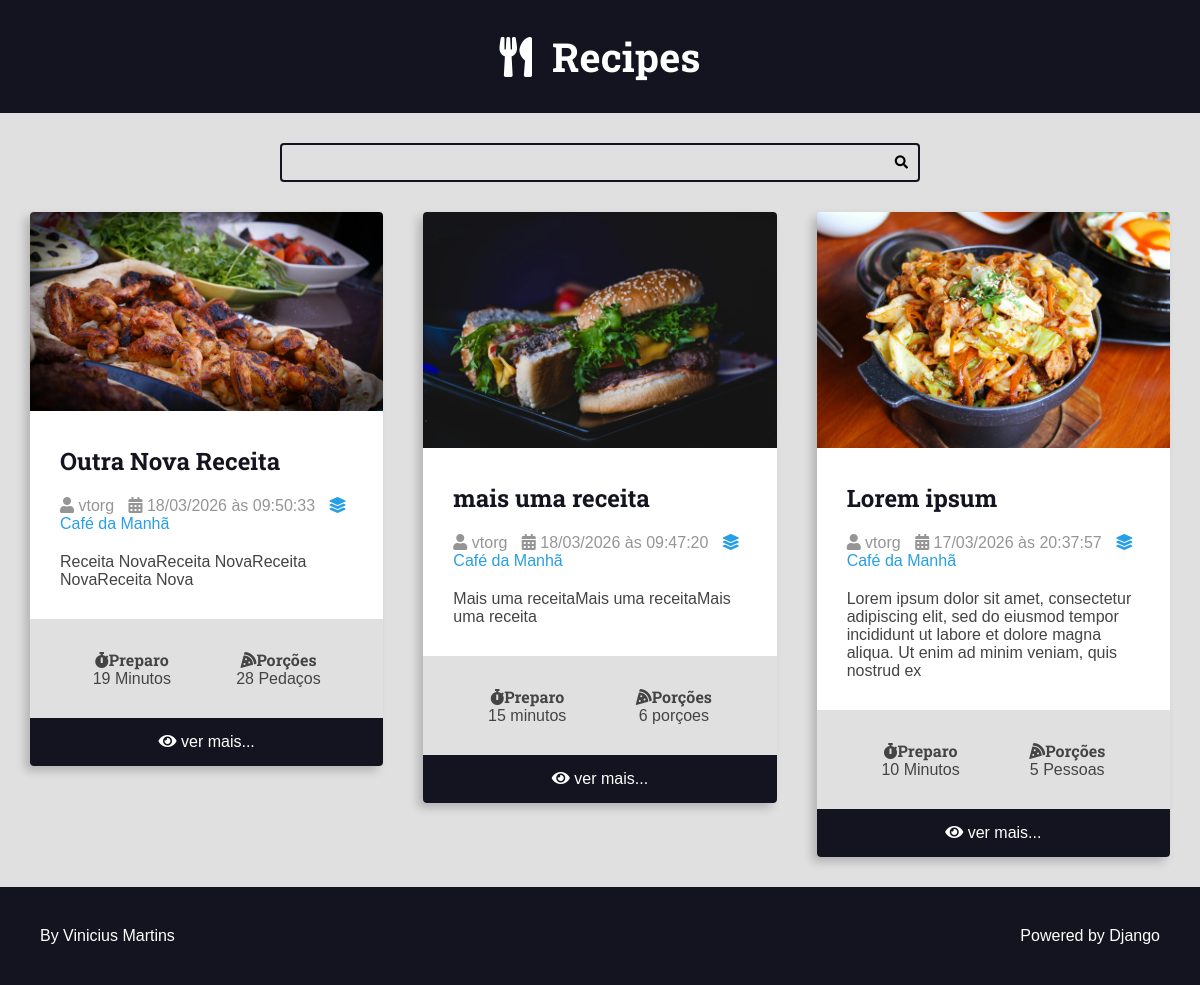
Page /recipes/category/1/ on the committed database.
### recipes/models.py (models this page shows, shortened)
class Recipe(models.Model):
    tittle = models.CharField(max_length=64)
    description = models.CharField(max_length=164)
    slug = models.SlugField(unique=True)
    preparation_time = models.IntegerField()
    preparation_time_unit = models.CharField(max_length=65)
    sevings = models.IntegerField()
    sevings_unit = models.CharField(max_length=65)
    preparation_steps = models.TextField()
    preparation_steps_is_html = models.BooleanField(default=False)
    created_at = models.DateTimeField(auto_now_add=True)
    updated_at = models.DateTimeField(auto_now=True)
    is_published = models.BooleanField(default=False)
    cover = models.ImageField(upload_to='recipes/cover/', blank=True, default=' ')
    category = models.ForeignKey(Category, on_delete=models.SET_NULL, null = True, blank=True, default=None)
    author = models.ForeignKey(User, on_delete=models.SET_NULL, null = True)

class Category(models.Model):
    name = models.CharField(max_length=65)

### recipes/views.py (the view)
# urls.py: path('recipes/category/<int:category_id>/', views.category, name="category"),
def category (request,category_id):
    recipes = get_list_or_404(
        Recipe.objects.filter(
            category__id=category_id,
            is_published=True
            ).order_by('-id'))
    return render(request, 'recipes/pages/category.html', context={
        'recipes': recipes,
        'tittle': f'{recipes[0].category.name} - Category | '
    })

### recipes/templates/recipes/pages/category.html (shortened to what this page needs)
{% extends "global/base.html" %}
        {% block content %}
        <div class="main-content main-content-list container">
            {% for recipe in recipes %}
                {% include "recipes/partials/recipe.html" %}
            {% endfor %}
        </div>
        {% endblock content %}

### recipes/templates/recipes/partials/recipe.html (shortened to what this page needs)
<div class="recipe recipe-list-item">
    {% if recipe.cover %}
        <div class="recipe-cover">
            <a href="{% url 'recipes:recipe' recipe.id %}">
                <img src="{{recipe.cover.url}}" alt="">
            </a>
        </div>
    {% endif %}
    <div class="recipe-title-container">
        <h2 class="recipe-title">
           <a href="{% url 'recipes:recipe' recipe.id %}">
            {{recipe.tittle}}
           </a>
        </h2>
    </div>
    <div class="recipe-author">
        <span class="recipe-author-item">
            <i class="fas fa-user"></i>
            {% if recipe.author is not None %}
                {% if recipe.author.first_name %}
                    {{recipe.author.first_name}} {{recipe.author.last_name}}
                {% else %}
                    {{recipe.author.username}}
                {% endif %}
            {% else %}
                Desconhecido
            {% endif %}
        </span>
        <span class="recipe-author-item">
            <i class="fas fa-calendar-alt"></i>
            {{ recipe.created_at|date:"d/m/Y "}} às {{ recipe.created_at|date:" H:i:s "}}
        </span>
        {% if recipe.category is not None %}
            <span class="recipe-author-item">
                <a href="{%url "recipes:category" recipe.category.id%}">
                    <i class="fas fa-layer-group"></i>
                    <span>{{recipe.category.name}} </span>
                </a>
            </span>
        {% endif %}
    </div>
    <div class="recipe-content">
        <p>{{recipe.description}}</p>
    </div>
    <div class="recipe-meta-container">
        <div class="recipe-meta recipe-preparation">
            <h3 class="recipe-meta-title"><i class="fas fa-stopwatch"></i>Preparo</h3>
            <div class="recipe-meta-text">
                {{recipe.preparation_time}} {{recipe.preparation_time_unit}}
            </div>
        </div>
        <div class="recipe-meta recipe-servings">
            <h3 class="recipe-meta-title"><i class="fas fa-pizza-slice"></i>Porções</h3>
            <div class="recipe-meta-text">
                {{recipe.sevings}} {{recipe.sevings_unit}}
            </div>
        </div>
    </div>
    {% if is_detail_page is not True%}
        <footer class="recipe-footer">
            <a href="{% url "recipes:recipe" recipe.id %}" class="recipe-reade-more button button-dark button-full-width">
                <i class="fas fa-eye"></i>
                <span>ver mais...</span>
            </a>
        </footer>
    {% endif %}
</div>

### recipes/static/recipes/css/styles.css (style rules this page uses)
:root { --color-primary: #269fe6; --color-primary-hover: #2086c2; --color-primary-dark: #13141f; --color-primary-dark-hover: #212336; --color-primary-light: #d4ecfa; --color-primary-light-hover: #bdd8e7; --color-white: #fff; --color-black: #000; --color-dark-text: #444; --color-info-light: #cce5ff; --color-debug-light: #cce5ff; --color-success-light: #d4edda; --color-alert-light: #fff3cd; --color-warning-light: #fff3cd; --color-error-light: #f8d7da; --color-info-dark: #4d86c4; --color-debug-dark: #4d86c4; --color-success-dark: #4a9c5d; --color-alert-dark: #927f40; --color-warning-dark: #927f40; --color-error-dark: #da525d; --color-gray-0: #f9f9f9; --color-gray-1: #e0e0e0; --color-gray-2: #c7c7c7; --color-gray-3: #aeaeae; --color-gray-4: #959595; --color-gray-5: #7d7d7d; --color-gray-6: #646464; --color-gray-7: #4b4b4b; --color-gray-8: #323232; --color-gray-9: #191919; --font-primary: sans-serif; --font-headings: 'Roboto Slab', serif; --spacing-gutter-medium: 3rem; --spacing-gutter-large: 4rem; }
* { margin: 0; padding: 0; box-sizing: border-box; }
html { font-size: 62.5%; }
body { font-size: 1.6rem; font-family: var(--font-primary); background: var(--color-gray-1); color: var(--color-dark-text); }
.container { max-width: 144rem; margin: 0 auto; padding: var(--spacing-gutter-medium); }
h1, h2, h3, h4, h5, h6 { font-family: var(--font-headings); }
.main-content { padding-top: 0; }
.main-content-list { display: grid; grid-template-columns: repeat(auto-fit, minmax(340px, 1fr)); gap: var(--spacing-gutter-large) }
.recipe { background: var(--color-white); box-shadow: -5px 5px 10px rgba(0, 0, 0, .2); transition: all 300ms ease-in-out; transform: scale(1); border-radius: .4rem; overflow: hidden; }
.recipe img { max-width: 100%; }
.recipe-list-item { max-width: 64rem; height: fit-content; }
.recipe-title-container { padding: var(--spacing-gutter-medium); padding-bottom: 2rem; }
.recipe-title-container a { text-decoration: none; color: var(--color-primary-dark); }
.recipe-author { padding: 0 var(--spacing-gutter-medium); }
.recipe-author-item { color: var(--color-gray-4); margin-right: 1rem; }
.recipe-author a { color: var(--color-primary); text-decoration: none; transition: all 300ms ease-in-out; }
.recipe-content { padding: var(--spacing-gutter-medium); padding-top: 2rem; }
.recipe-meta-container { display: flex; flex-flow: row wrap; padding: var(--spacing-gutter-medium); background-color: var(--color-gray-1); }
.recipe-meta { display: flex; flex-flow: column nowrap; flex-shrink: 1; flex-grow: 1; text-align: center; }
.recipe-meta-title { font-size: 1.6rem; }
.recipe-footer a { background: var(--color-primary-dark); display: block; color: var(--color-white); text-decoration: none; text-align: center; padding: 1.5rem var(--spacing-gutter-medium); transition: all 300ms ease-in-out; }

### rows in the picture
Recipe: cover (picture), tittle "Outra Nova Receita", author.username "vtorg", created_at "18/03/2026", created_at "09:50:33", category.name "Café da Manhã", description "Receita NovaReceita NovaReceita NovaReceita Nova", preparation_time "19", preparation_time_unit "Minutos", sevings "28", sevings_unit "Pedaços"
Recipe: cover (picture), tittle "mais uma receita", author.username "vtorg", created_at "18/03/2026", created_at "09:47:20", category.name "Café da Manhã", description "Mais uma receitaMais uma receitaMais uma receita", preparation_time "15", preparation_time_unit "minutos", sevings "6", sevings_unit "porçoes"
Recipe: cover (picture), tittle "Lorem ipsum", author.username "vtorg", created_at "17/03/2026", created_at "20:37:57", category.name "Café da Manhã", description "Lorem ipsum dolor sit amet, consectetur adipiscing elit, sed do eiusmod tempor incididunt ut labore et dolore magna aliqua. Ut enim ad minim veniam, quis nostrud ex", preparation_time "10", preparation_time_unit "Minutos", sevings "5", sevings_unit "Pessoas"
